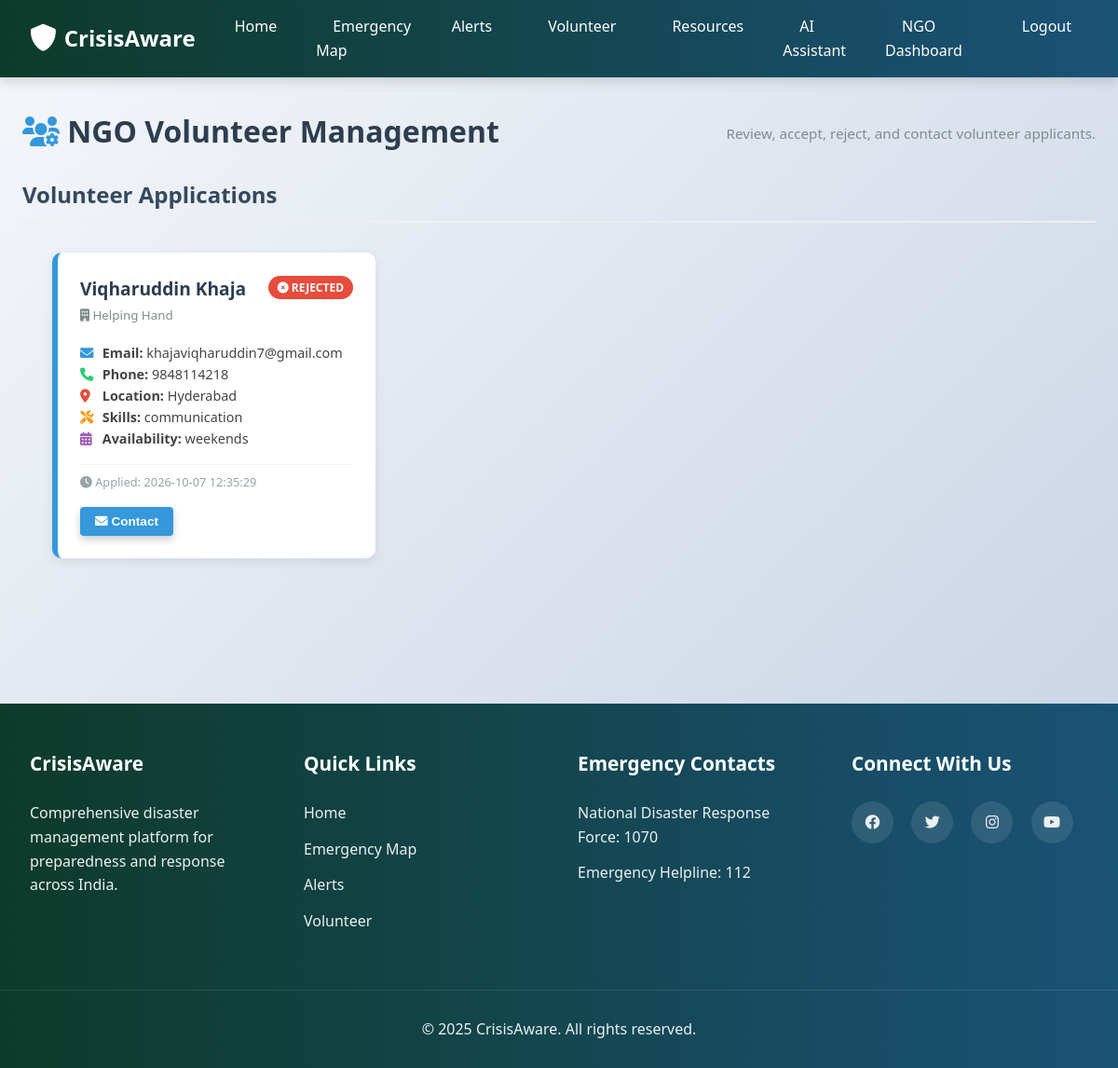
The app's page /ngo/dashboard (signed in) with its own data.
### tables this page shows
CREATE TABLE volunteers
                 (id INTEGER PRIMARY KEY AUTOINCREMENT,
                 name TEXT NOT NULL,
                 email TEXT NOT NULL,
                 phone TEXT NOT NULL,
                 location TEXT NOT NULL,
                 skills TEXT NOT NULL,
                 availability TEXT NOT NULL,
                 ngo_id INTEGER,
                 status TEXT DEFAULT 'pending',
                 created_at TIMESTAMP DEFAULT CURRENT_TIMESTAMP,
                 FOREIGN KEY (ngo_id) REFERENCES ngos (id));

CREATE TABLE ngos
                 (id INTEGER PRIMARY KEY AUTOINCREMENT,
                 name TEXT NOT NULL,
                 email TEXT NOT NULL,
                 phone TEXT NOT NULL,
                 address TEXT NOT NULL,
                 areas_of_operation TEXT NOT NULL,
                 created_at TIMESTAMP DEFAULT CURRENT_TIMESTAMP, registration_no TEXT, contact_person TEXT, city TEXT, state TEXT, description TEXT, website TEXT, status TEXT DEFAULT 'active', application_id INTEGER, user_id INTEGER, pincode TEXT, designation TEXT);

### app.py (the view)
@app.route('/ngo/dashboard')
@ngo_required
def ngo_dashboard():
    ngo_id = session.get('ngo_id')
    conn = get_db()
    volunteers = conn.execute('''
        SELECT v.*, n.name as ngo_name
        FROM volunteers v
        LEFT JOIN ngos n ON v.ngo_id = n.id
        WHERE v.ngo_id = ?
        ORDER BY v.created_at DESC
    ''', (ngo_id,)).fetchall()
    ngo = conn.execute('SELECT * FROM ngos WHERE id = ?', (ngo_id,)).fetchone()
    conn.close()
    return render_template('ngo_dashboard.html', volunteers=volunteers, ngo=ngo)

### app.py (called while the page is built, shortened)
def get_db_path():
    database_url = os.getenv('DATABASE_URL', '').strip()
    if database_url.startswith('sqlite:///'):
        return database_url[len('sqlite:///'):]
    base_dir = os.path.dirname(os.path.abspath(__file__))
    db_name = os.getenv('DATABASE', 'floodguard.db')
    if os.path.isabs(db_name):
        return db_name
    source_db = os.path.join(base_dir, db_name)
    return source_db

def get_db():
    conn = sqlite3.connect(get_db_path())
    conn.row_factory = sqlite3.Row
    conn.execute('PRAGMA foreign_keys = ON')
    return conn

@app.before_request
def enforce_password_change():
    if not session.get('must_change_password'):
        return None
    if request.endpoint in ('change_password', 'logout', 'static', None):
        return None
    if request.path.startswith('/static/'):
        return None
    return redirect(url_for('change_password'))

def ngo_required(view):
    @wraps(view)
    def wrapped(*args, **kwargs):
        if 'user_id' not in session:
            flash('Please login to access the dashboard', 'danger')
            return redirect(url_for('login'))
        if session.get('user_type') != 'ngo':
            flash('Access denied. NGO privileges are required to access the dashboard.', 'danger')
            return redirect(url_for('index'))
        if not session.get('ngo_id'):
            flash('This NGO account is not linked to an approved organization.', 'danger')
            return redirect(url_for('index'))
        return view(*args, **kwargs)
    return wrapped

### templates/ngo_dashboard.html (shortened to what this page needs)
{% extends "base.html" %}
{% block content %}
<div style="max-width: 1200px; margin: 2rem auto; padding: 0 1.5rem;">
    <div
        style="display: flex; justify-content: space-between; align-items: center; flex-wrap: wrap; gap: 1rem; margin-bottom: 1.5rem;">
            <h1 style="margin: 0; color: #2c3e50;"><i class="fas fa-users-cog" style="color: #3498db;"></i> NGO Volunteer Management</h1>
            <p style="margin: 0.25rem 0 0 0; color: #7f8c8d; font-size: 0.95rem;">Review, accept, reject, and contact volunteer applicants.</p>
    </div>
    <h2 style="margin-top: 1.5rem; color: #34495e; border-bottom: 2px solid #ecf0f1; padding-bottom: 0.5rem;">
        Volunteer Applications
    </h2>
    {% if volunteers %}
    <div class="alert-container"
        style="display: grid; gap: 1.5rem; grid-template-columns: repeat(auto-fill, minmax(340px, 1fr));">
        {% for volunteer in volunteers %}
        {% set status_lower = (volunteer.status or 'pending')|lower %}
        <div class="alert-card status-border-{{ status_lower }}"
            style="background: white; border-radius: 10px; padding: 1.5rem; box-shadow: 0 4px 12px rgba(0,0,0,0.08);">
            <div style="display: flex; justify-content: space-between; align-items: flex-start; margin-bottom: 1rem;">
                <div>
                    <h3 style="margin: 0; color: #2c3e50; font-size: 1.2rem;">{{ volunteer.name }}</h3>
                    <small style="color: #7f8c8d;"><i class="fas fa-building"></i> {{ volunteer.ngo_name or
                        'CrisisAware' }}</small>
                </div>
                <div>
                    {% if status_lower == 'accepted' %}
                    <span
                        style="background: #2ecc71; color: white; padding: 0.25rem 0.6rem; border-radius: 20px; font-size: 0.75rem; font-weight: bold;">
                        <i class="fas fa-check-circle"></i> ACCEPTED
                    </span>
                    {% elif status_lower == 'rejected' %}
                    <span
                        style="background: #e74c3c; color: white; padding: 0.25rem 0.6rem; border-radius: 20px; font-size: 0.75rem; font-weight: bold;">
                        <i class="fas fa-times-circle"></i> REJECTED
                    </span>
                    {% else %}
                    <span
                        style="background: #f39c12; color: white; padding: 0.25rem 0.6rem; border-radius: 20px; font-size: 0.75rem; font-weight: bold;">
                        <i class="fas fa-hourglass-half"></i> PENDING
                    </span>
                    {% endif %}
                </div>
            </div>
            <div style="font-size: 0.9rem; color: #444; line-height: 1.6; margin-bottom: 1rem;">
                <div><i class="fas fa-envelope" style="color: #3498db; width: 20px;"></i> <strong>Email:</strong> {{
                    volunteer.email }}</div>
                <div><i class="fas fa-phone" style="color: #2ecc71; width: 20px;"></i> <strong>Phone:</strong> {{
                    volunteer.phone }}</div>
                <div><i class="fas fa-map-marker-alt" style="color: #e74c3c; width: 20px;"></i>
                    <strong>Location:</strong> {{ volunteer.location }}
                </div>
                <div><i class="fas fa-tools" style="color: #f39c12; width: 20px;"></i> <strong>Skills:</strong> {{
                    volunteer.skills }}</div>
                <div><i class="fas fa-calendar-alt" style="color: #9b59b6; width: 20px;"></i>
                    <strong>Availability:</strong> {{ volunteer.availability }}
                </div>
            </div>
            <div
                style="font-size: 0.8rem; color: #95a5a6; border-top: 1px solid #f1f1f1; padding-top: 0.5rem; margin-bottom: 1rem;">
                <i class="fas fa-clock"></i> Applied: {{ volunteer.created_at }}
            </div>
            <div style="display: flex; gap: 0.5rem; flex-wrap: wrap;">
                <button class="btn contact-vol-btn" data-id="{{ volunteer.id }}" data-name="{{ volunteer.name }}"
                    data-email="{{ volunteer.email }}" data-phone="{{ volunteer.phone }}"
                    style="background: #3498db; color: white; padding: 0.5rem 1rem; border: none; border-radius: 4px; cursor: pointer; font-size: 0.85rem;">
                    <i class="fas fa-envelope"></i> Contact
                </button>
            </div>
        </div>
        {% endfor %}
    </div>
    {% endif %}
</div>
{% endblock %}

### static/css/style.css (style rules this page uses)
:root { --dark-green: #0d3b2a; --medium-green: #1e8449; --light-green: #27ae60; --dark-blue: #1a5276; --medium-blue: #2874a6; --light-blue: #3498db; --dark-gray: #2c3e50; --medium-gray: #7f8c8d; --light-gray: #ecf0f1; --white: #ffffff; --black: #000000; --warning: #f39c12; --danger: #e74c3c; --info: #3498db; --success: #27ae60; }
* { margin: 0; padding: 0; box-sizing: border-box; }
body { font-family: 'Segoe UI', Tahoma, Geneva, Verdana, sans-serif; line-height: 1.6; color: var(--dark-gray); background: linear-gradient(135deg, #f5f7fa 0%, #c3cfe2 100%); min-height: 100vh; }
.btn { display: inline-block; background: linear-gradient(45deg, var(--light-blue), var(--medium-blue)); color: var(--white); padding: 1rem 2rem; border: none; border-radius: 6px; text-decoration: none; font-weight: bold; cursor: pointer; transition: all 0.3s ease; box-shadow: 0 4px 8px rgba(0, 0, 0, 0.2); }
.alert-container { max-width: 1200px; margin: 2rem auto; padding: 0 2rem; }
.alert-card { background-color: var(--white); border-left: 6px solid var(--light-blue); border-radius: 8px; padding: 1.8rem; margin-bottom: 1.5rem; box-shadow: 0 4px 8px rgba(0, 0, 0, 0.1); transition: all 0.3s ease; }

### records on screen
volunteers: name "Viqharuddin Khaja", name "Helping Hand", email "khajaviqharuddin7@gmail.com", phone "9848114218", location "Hyderabad", skills "communication", availability "weekends", created_at "2026-10-07 12:35:29"
